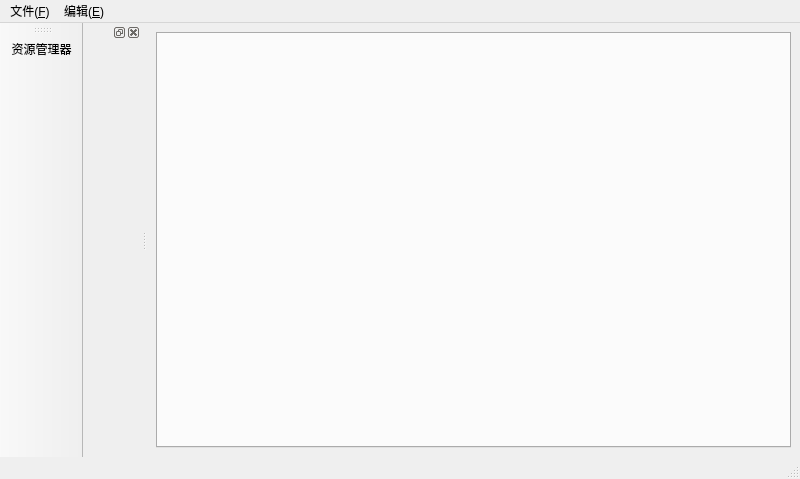
<?xml version="1.0" encoding="UTF-8"?>
<ui version="4.0">
 <class>MainWindow</class>
 <widget class="QMainWindow" name="MainWindow">
  <property name="geometry">
   <rect>
    <x>0</x>
    <y>0</y>
    <width>800</width>
    <height>479</height>
   </rect>
  </property>
  <property name="windowTitle">
   <string>Qlion</string>
  </property>
  <property name="windowIcon">
   <iconset resource="icons.qrc">
    <normaloff>:/resources/icons/qlion.png</normaloff>:/resources/icons/qlion.png</iconset>
  </property>
  <widget class="QWidget" name="centralwidget">
   <layout class="QVBoxLayout" name="verticalLayout">
    <item>
     <widget class="QLionTabWidget" name="tabWidget">
      <property name="currentIndex">
       <number>-1</number>
      </property>
     </widget>
    </item>
   </layout>
  </widget>
  <widget class="QMenuBar" name="menubar">
   <property name="geometry">
    <rect>
     <x>0</x>
     <y>0</y>
     <width>800</width>
     <height>21</height>
    </rect>
   </property>
   <widget class="QMenu" name="menu_F">
    <property name="title">
     <string>文件(&amp;F)</string>
    </property>
    <addaction name="action_new_file"/>
    <addaction name="action_new_window"/>
    <addaction name="separator"/>
    <addaction name="action_open_file"/>
    <addaction name="action_open_folder"/>
    <addaction name="separator"/>
    <addaction name="action_save"/>
    <addaction name="action_save_as"/>
    <addaction name="separator"/>
    <addaction name="action_setting"/>
    <addaction name="separator"/>
    <addaction name="action_exit"/>
   </widget>
   <widget class="QMenu" name="menu_E">
    <property name="title">
     <string>编辑(&amp;E)</string>
    </property>
    <addaction name="action_undo"/>
    <addaction name="action_redo"/>
    <addaction name="separator"/>
    <addaction name="action_cut"/>
    <addaction name="action_copy"/>
    <addaction name="action_paste"/>
    <addaction name="separator"/>
    <addaction name="action_find"/>
    <addaction name="action_replace"/>
    <addaction name="action_denote"/>
   </widget>
   <addaction name="menu_F"/>
   <addaction name="menu_E"/>
  </widget>
  <widget class="QStatusBar" name="statusbar"/>
  <widget class="QToolBar" name="toolBar">
   <property name="windowTitle">
    <string>toolBar</string>
   </property>
   <attribute name="toolBarArea">
    <enum>LeftToolBarArea</enum>
   </attribute>
   <attribute name="toolBarBreak">
    <bool>false</bool>
   </attribute>
   <addaction name="action_tool_tree_view"/>
  </widget>
  <widget class="QDockWidget" name="sideDock">
   <property name="allowedAreas">
    <set>Qt::LeftDockWidgetArea|Qt::RightDockWidgetArea</set>
   </property>
   <attribute name="dockWidgetArea">
    <number>1</number>
   </attribute>
   <widget class="QWidget" name="dockWidgetContents"/>
  </widget>
  <action name="action_new_file">
   <property name="text">
    <string>新建文本文件</string>
   </property>
   <property name="shortcut">
    <string>Ctrl+N</string>
   </property>
  </action>
  <action name="action_open_file">
   <property name="text">
    <string>打开文件</string>
   </property>
   <property name="shortcut">
    <string>Ctrl+O</string>
   </property>
  </action>
  <action name="action_open_folder">
   <property name="text">
    <string>打开文件夹</string>
   </property>
   <property name="shortcut">
    <string>Ctrl+Shift+O</string>
   </property>
  </action>
  <action name="action_save">
   <property name="text">
    <string>保存</string>
   </property>
   <property name="shortcut">
    <string>Ctrl+S</string>
   </property>
  </action>
  <action name="action_save_as">
   <property name="text">
    <string>另存为</string>
   </property>
   <property name="shortcut">
    <string>Ctrl+Shift+S</string>
   </property>
  </action>
  <action name="action_setting">
   <property name="text">
    <string>设置</string>
   </property>
   <property name="shortcut">
    <string>Ctrl+,</string>
   </property>
  </action>
  <action name="action_new_window">
   <property name="text">
    <string>新建窗口</string>
   </property>
   <property name="shortcut">
    <string>Ctrl+Shift+N</string>
   </property>
  </action>
  <action name="action_undo">
   <property name="text">
    <string>撤销</string>
   </property>
   <property name="shortcut">
    <string>Ctrl+Z</string>
   </property>
  </action>
  <action name="action_redo">
   <property name="text">
    <string>恢复</string>
   </property>
   <property name="shortcut">
    <string>Ctrl+Y</string>
   </property>
  </action>
  <action name="action_cut">
   <property name="text">
    <string>剪切</string>
   </property>
   <property name="shortcut">
    <string>Ctrl+X</string>
   </property>
  </action>
  <action name="action_copy">
   <property name="text">
    <string>复制</string>
   </property>
   <property name="shortcut">
    <string>Ctrl+C</string>
   </property>
  </action>
  <action name="action_paste">
   <property name="text">
    <string>粘贴</string>
   </property>
   <property name="shortcut">
    <string>Ctrl+V</string>
   </property>
  </action>
  <action name="action_find">
   <property name="text">
    <string>查找</string>
   </property>
   <property name="shortcut">
    <string>Ctrl+F</string>
   </property>
  </action>
  <action name="action_replace">
   <property name="text">
    <string>替换</string>
   </property>
   <property name="shortcut">
    <string>Ctrl+H</string>
   </property>
  </action>
  <action name="action_denote">
   <property name="text">
    <string>切换行注释</string>
   </property>
   <property name="shortcut">
    <string>Ctrl+/</string>
   </property>
  </action>
  <action name="action_show_shotcut">
   <property name="text">
    <string>快捷键</string>
   </property>
   <property name="shortcut">
    <string>Ctrl+K</string>
   </property>
  </action>
  <action name="action_info">
   <property name="text">
    <string>关于</string>
   </property>
   <property name="shortcut">
    <string>Ctrl+I</string>
   </property>
  </action>
  <action name="action_tool_tree_view">
   <property name="checkable">
    <bool>true</bool>
   </property>
   <property name="icon">
    <iconset resource="icons.qrc">
     <normaloff>:/resources/icons/folder.png</normaloff>
     <normalon>resources/icons/folder.png</normalon>:/resources/icons/folder.png</iconset>
   </property>
   <property name="text">
    <string>资源管理器</string>
   </property>
   <property name="shortcut">
    <string>Ctrl+Shift+E</string>
   </property>
  </action>
  <action name="action_exit">
   <property name="text">
    <string>退出</string>
   </property>
  </action>
 </widget>
 <customwidgets>
  <customwidget>
   <class>QLionTabWidget</class>
   <extends>QTabWidget</extends>
   <header>QLionTabWidget.h</header>
   <container>1</container>
  </customwidget>
 </customwidgets>
 <resources>
  <include location="icons.qrc"/>
 </resources>
 <connections/>
</ui>
